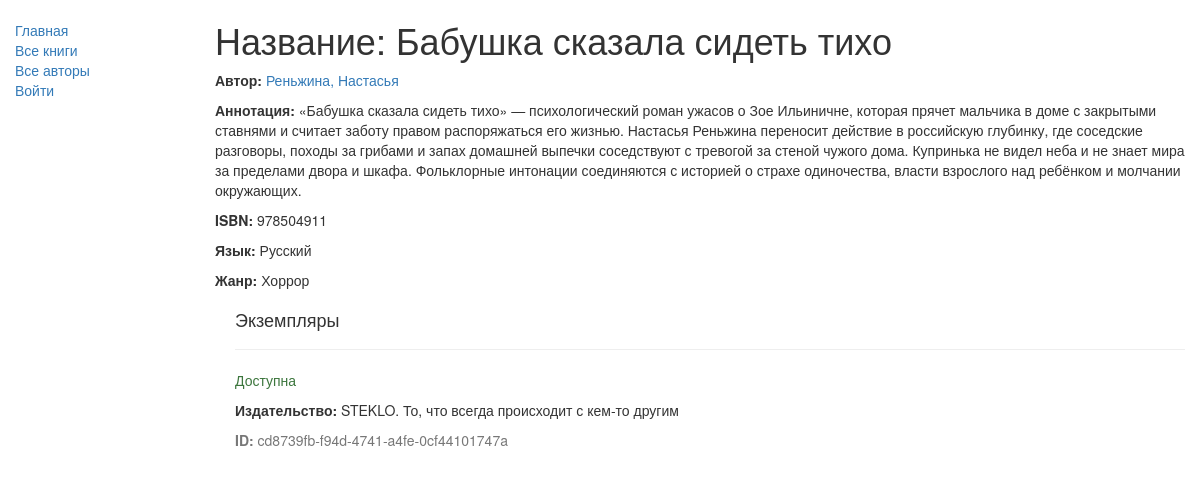
Before: /catalog/book/1 with the older database file.
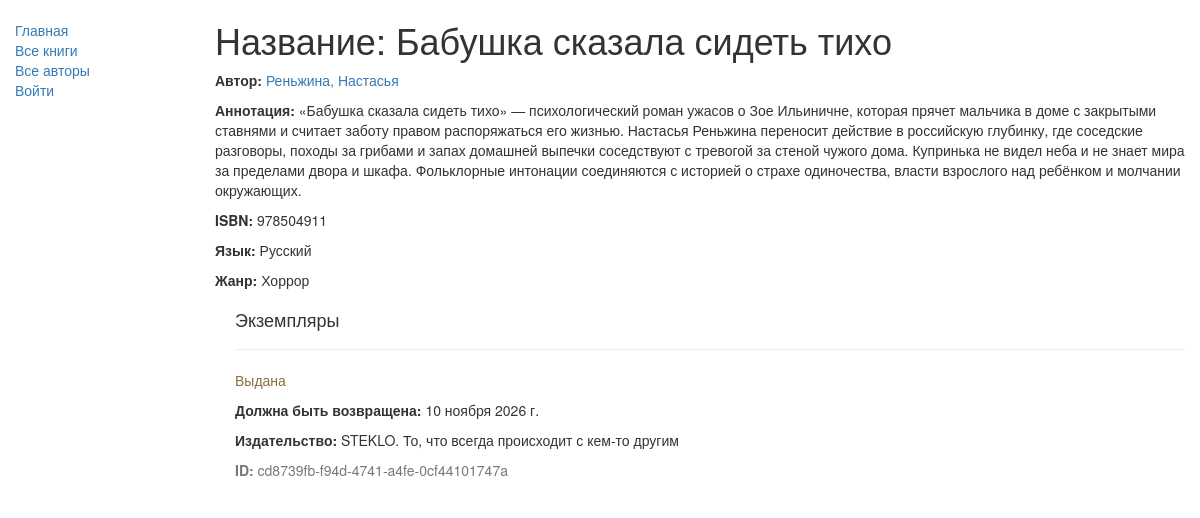
After: the same page with the newer database file.
### catalog/models.py (models this page shows, shortened)
class Book(models.Model):
    title = models.CharField(max_length=200, verbose_name="Название")
    author = models.ForeignKey(
        Author,
        on_delete=models.SET_NULL,
        null=True,
        verbose_name="Автор"
    )
    summary = models.TextField(
        max_length=1000,
        verbose_name="Аннотация",
        help_text="Введите краткое описание книги"
    )
    isbn = models.CharField(
        max_length=13,
        verbose_name="ISBN",
        help_text='13 символов <a href="https://www.isbn-international.org/content/what-isbn">ISBN номер</a>'
    )
    genre = models.ManyToManyField(
        Genre,
        verbose_name="Жанр",
        help_text="Выберите жанр для этой книги"
    )
    language = models.ForeignKey(
        Language,
        on_delete=models.SET_NULL,
        null=True,
        verbose_name="Язык"
    )
    class Meta:
        verbose_name = "Книга"
        verbose_name_plural = "Книги"
    def display_genre(self):
        return ', '.join([genre.name for genre in self.genre.all()[:3]])
    display_genre.short_description = 'Жанр'

class Author(models.Model):
    first_name = models.CharField(max_length=100, verbose_name="Имя")
    last_name = models.CharField(max_length=100, verbose_name="Фамилия")
    date_of_birth = models.DateField(verbose_name="Дата рождения", null=True, blank=True)
    date_of_death = models.DateField(verbose_name="Дата смерти", null=True, blank=True)
    class Meta:
        verbose_name = "Автор"
        verbose_name_plural = "Авторы"
    def __str__(self):
        return f"{self.last_name}, {self.first_name}"

class Language(models.Model):
    name = models.CharField(
        max_length=200,
        verbose_name="Язык",
        help_text="Введите язык книги"
    )
    class Meta:
        verbose_name = "Язык"
        verbose_name_plural = "Языки"
    def __str__(self):
        return self.name

class Genre(models.Model):
    name = models.CharField(
        max_length=200,
        verbose_name="Название жанра",
        help_text="Введите жанр книги"
    )
    class Meta:
        verbose_name = "Жанр"
        verbose_name_plural = "Жанры"
    def __str__(self):
        return self.name

class BookInstance(models.Model):
    id = models.UUIDField(
        primary_key=True,
        default=uuid.uuid4,
        help_text="Уникальный ID для конкретного экземпляра во всей библиотеке"
    )
    book = models.ForeignKey(
        Book,
        on_delete=models.SET_NULL,
        null=True,
        verbose_name="Книга"
    )
    imprint = models.CharField(max_length=200, verbose_name="Издательство")
    due_back = models.DateField(verbose_name="Дата возврата", null=True, blank=True)
    borrower = models.ForeignKey(
        User,
        on_delete=models.SET_NULL,
        null=True,
        blank=True,
        verbose_name="Читатель"  # Добавили русское название
    )
    LOAN_STATUS = (
        ('m', 'На обслуживании'),
        ('o', 'Выдана'),
        ('a', 'Доступна'),
        ('r', 'Забронирована'),
    )
    status = models.CharField(
        max_length=1,
        choices=LOAN_STATUS,
        blank=True,
        default='m',
        verbose_name="Статус",
        help_text='Доступность книги'
    )
    class Meta:
        ordering = ["due_back"]
        verbose_name = "Экземпляр книги"
        verbose_name_plural = "Экземпляры книг"
        permissions = (("can_mark_returned", "Отметить книгу как возвращенную"),)

### catalog/views.py (the view)
# urls.py: path('book/<int:pk>', views.BookDetailView.as_view(), name='book-detail'),
class BookDetailView(generic.DetailView):
    model = Book

### catalog/templates/catalog/book_detail.html
{% extends "base_generic.html" %}
{% block content %}
  <h1>Название: {{ book.title }}</h1>
  <p><strong>Автор:</strong> <a href="">{{ book.author }}</a></p>
  <p><strong>Аннотация:</strong> {{ book.summary }}</p>
  <p><strong>ISBN:</strong> {{ book.isbn }}</p>
  <p><strong>Язык:</strong> {{ book.language }}</p>
  <p><strong>Жанр:</strong> {% for genre in book.genre.all %} {{ genre }}{% if not forloop.last %}, {% endif %}{% endfor %}</p>
  <div style="margin-left:20px;margin-top:20px">
    <h4>Экземпляры</h4>
    {% for copy in book.bookinstance_set.all %}
    <hr>
    <p class="{% if copy.status == 'a' %}text-success{% elif copy.status == 'm' %}text-danger{% else %}text-warning{% endif %}">{{ copy.get_status_display }}</p>
    {% if copy.status != 'a' %}<p><strong>Должна быть возвращена:</strong> {{copy.due_back}}</p>{% endif %}
    <p><strong>Издательство:</strong> {{copy.imprint}}</p>
    <p class="text-muted"><strong>ID:</strong> {{copy.id}}</p>
    {% endfor %}
  </div>
{% endblock %}

### catalog/templates/base_generic.html (shortened to what this page needs)
<!DOCTYPE html>
<html lang="ru">
  <head>
    <link
      rel="stylesheet"
      href="https://maxcdn.bootstrapcdn.com/bootstrap/3.3.7/css/bootstrap.min.css" />
    {% load static %}
    <link rel="stylesheet" href="{% static 'css/styles.css' %}" />
  </head>
  <body>
    <div class="container-fluid">
      <div class="row">
        <div class="col-sm-2">
          {% block sidebar %}
            <ul class="sidebar-nav">
              <li><a href="{% url 'index' %}">Главная</a></li>
              <li><a href="{% url 'books' %}">Все книги</a></li>
              <li><a href="{% url 'authors' %}">Все авторы</a></li>
              {% if user.is_authenticated %}
                <li>Пользователь: {{ user.get_username }}</li>
              <li><a href="{% url 'my-borrowed' %}">Мои книги</a></li>
              {% if perms.catalog.can_mark_returned %}
              <li><a href="{% url 'all-borrowed' %}">Все выданные книги</a></li>
              {% endif %}
                <li>
                  <form method="post" action="{% url 'logout' %}?next={{ request.path }}" style="display:inline;">
                    {% csrf_token %}
                    <button type="submit" style="background:none; border:none; color:#337ab7; padding:0; text-decoration:underline; cursor:pointer;">
                      Выйти
                    </button>
                  </form>
                </li>
              {% else %}
                <li><a href="{% url 'login' %}?next={{ request.path }}">Войти</a></li>
              {% endif %}
            </ul>
          {% endblock %}
        </div>
        <div class="col-sm-10 ">
          {% block content %}{% endblock %}
        </div>
      </div>
    </div>
  </body>
</html>

### catalog/static/css/styles.css (style rules this page uses)
.sidebar-nav { margin-top: 20px; padding: 0; list-style: none; }

Changed rows visible on the page:
changed BookInstance "STEKLO. То, что всегда происходит с кем-то другим": status "Доступна" → "Выдана"; due_back (not shown) → "10 ноября 2026 г."
